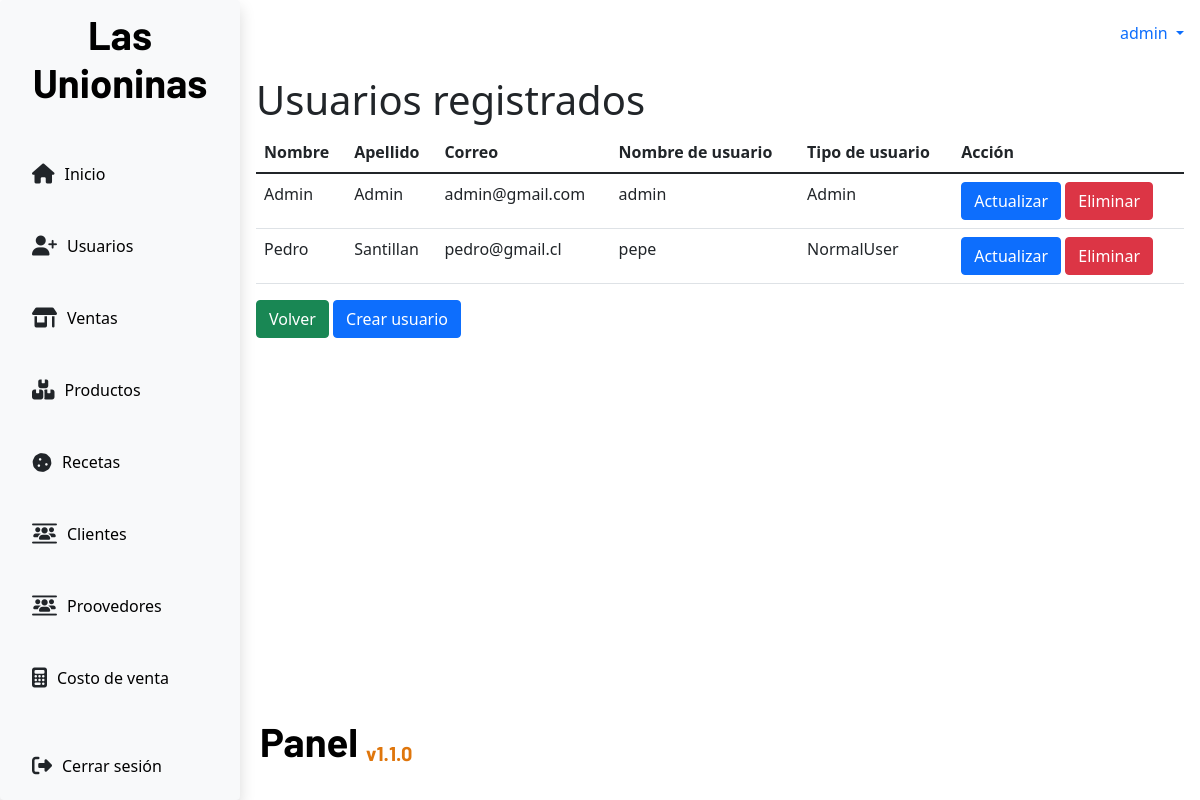
Screenshot of /users/ (signed in) with the database file from the repository.
### app/models.py (models this page shows, shortened)
class UserCollaborator(models.Model):
    name = models.CharField(max_length=50,null=False)
    lastname = models.CharField(max_length=50,null=False)
    email = models.EmailField(max_length=100,null=False)
    username = models.CharField(max_length=50,null=False)
    password = models.BinaryField(max_length=150,null=False)
    role = models.CharField(
        max_length=20,
        choices=Roles.choices,
        default=Roles.NORMAL_USER
    )

### app/views.py (the view)
# urls.py: path('users/',views.usersTable,name='usersTable'),
def usersTable(request):
    role = request.session.get("role")
    if role == "Admin":
        if request.method == 'GET':
            users = UserCollaborator.objects.all()
            return render(request,'users/usersTable.html',{'users':users})
    else:
        return redirect("/")

### app/context_processors.py (called while the page is built)
def get_username(request):
    username = request.session.get('username', None)
    return {
        "username": username
    }

def get_role(request):
    role = request.session.get("role")
    return {
        "role": role
    }

def get_low_stock(request):
    low_stock = request.session.get("low_stock")
    return {
        "low_stock": low_stock
    }

### app/templates/users/usersTable.html
{% extends 'base.html' %}
{% block content %}
<div>
    <h1>Usuarios registrados</h1>
</div>
<div>
    <table class="table">
        <thead>
            <tr>
                <th>Nombre</th>
                <th>Apellido</th>
                <th>Correo</th>
                <th>Nombre de usuario</th>
                <th>Tipo de usuario</th>
                <th>Acción</th>
            </tr>
        </thead>
        <tbody>
            {%for user in users%}
            <tr>
                <td>{{user.name}}</td>
                <td>{{user.lastname}}</td>
                <td>{{user.email}}</td>
                <td>{{user.username}}</td>
                <td>{{user.role}}</td>
                <td>
                    <a class="btn btn-primary" href="{%url 'updateUser' user.id%}">Actualizar</a>
                    <a class="btn btn-danger" href="{%url 'deleteUser' user.id%}">Eliminar</a>
                </td>
            </tr>
            {%endfor%}
        </tbody>
    </table>
</div>
<div>
    <a class="btn btn-success" href="{% url 'home'%}">Volver</a>
    <a class="btn btn-primary" href="{% url 'createUser'%}">Crear usuario</a>
</div>
{% endblock content %}

### app/static/css/panel.css (style rules this page uses)
:root { --titles: "Barlow", sans-serif; --primary: #1ea4a2; --primary: #1ea4a2; --light: #eef0f4; --grey: #fafafa; --black: #06070a; --blackclaire: #1d2125; --oceanBlue: #172d4f; }
* { box-sizing: border-box; margin: 0; padding: 0; }
html, body { min-height: 100%; height: 100%; }

### rows the page displays
UserCollaborator: name "Admin", lastname "Admin", email "admin@gmail.com", username "admin", role "Admin"
UserCollaborator: name "Pedro", lastname "Santillan", email "pedro@gmail.cl", username "pepe", role "NormalUser"

### other values shown
{{ username }} "admin"
